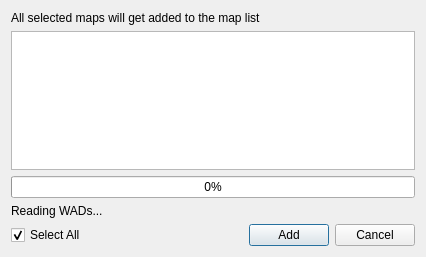
<?xml version="1.0" encoding="UTF-8"?>
<ui version="4.0">
 <class>MapListSelector</class>
 <widget class="QDialog" name="MapListSelector">
  <property name="windowModality">
   <enum>Qt::NonModal</enum>
  </property>
  <property name="geometry">
   <rect>
    <x>0</x>
    <y>0</y>
    <width>426</width>
    <height>257</height>
   </rect>
  </property>
  <property name="sizePolicy">
   <sizepolicy hsizetype="Preferred" vsizetype="Preferred">
    <horstretch>0</horstretch>
    <verstretch>0</verstretch>
   </sizepolicy>
  </property>
  <property name="contextMenuPolicy">
   <enum>Qt::DefaultContextMenu</enum>
  </property>
  <property name="windowTitle">
   <string>Doomseeker - Select Maps</string>
  </property>
  <property name="modal">
   <bool>true</bool>
  </property>
  <layout class="QVBoxLayout" name="verticalLayout">
   <item>
    <widget class="QLabel" name="descriptionSelect">
     <property name="text">
      <string>All selected maps will get added to the map list</string>
     </property>
    </widget>
   </item>
   <item>
    <widget class="QListWidget" name="listMapsWidget">
     <property name="contextMenuPolicy">
      <enum>Qt::CustomContextMenu</enum>
     </property>
     <property name="selectionMode">
      <enum>QAbstractItemView::ExtendedSelection</enum>
     </property>
     <property name="selectionBehavior">
      <enum>QAbstractItemView::SelectRows</enum>
     </property>
     <property name="sortingEnabled">
      <bool>true</bool>
     </property>
    </widget>
   </item>
   <item>
    <widget class="QProgressBar" name="progressBar">
     <property name="value">
      <number>0</number>
     </property>
    </widget>
   </item>
   <item>
    <widget class="QLabel" name="descriptionLoading">
     <property name="sizePolicy">
      <sizepolicy hsizetype="Minimum" vsizetype="Minimum">
       <horstretch>0</horstretch>
       <verstretch>0</verstretch>
      </sizepolicy>
     </property>
     <property name="text">
      <string>Reading WADs...</string>
     </property>
    </widget>
   </item>
   <item>
    <layout class="QHBoxLayout" name="buttonHLayout">
     <property name="sizeConstraint">
      <enum>QLayout::SetDefaultConstraint</enum>
     </property>
     <property name="topMargin">
      <number>0</number>
     </property>
     <item>
      <widget class="InterpolateCheckBox" name="checkAll">
       <property name="text">
        <string>Select All</string>
       </property>
       <property name="checked">
        <bool>true</bool>
       </property>
       <property name="tristate">
        <bool>true</bool>
       </property>
      </widget>
     </item>
     <item>
      <spacer name="horizontalSpacer">
       <property name="orientation">
        <enum>Qt::Horizontal</enum>
       </property>
       <property name="sizeHint" stdset="0">
        <size>
         <width>40</width>
         <height>20</height>
        </size>
       </property>
      </spacer>
     </item>
     <item>
      <widget class="QPushButton" name="btnAdd">
       <property name="enabled">
        <bool>true</bool>
       </property>
       <property name="sizePolicy">
        <sizepolicy hsizetype="Fixed" vsizetype="Ignored">
         <horstretch>100</horstretch>
         <verstretch>0</verstretch>
        </sizepolicy>
       </property>
       <property name="text">
        <string>Add</string>
       </property>
       <property name="icon">
        <iconset resource="../../../../media/resources.qrc">
         <normaloff>:/icons/plus.png</normaloff>:/icons/plus.png</iconset>
       </property>
       <property name="checkable">
        <bool>false</bool>
       </property>
      </widget>
     </item>
     <item>
      <widget class="QDialogButtonBox" name="buttonBox">
       <property name="sizePolicy">
        <sizepolicy hsizetype="Maximum" vsizetype="Fixed">
         <horstretch>0</horstretch>
         <verstretch>0</verstretch>
        </sizepolicy>
       </property>
       <property name="standardButtons">
        <set>QDialogButtonBox::Cancel</set>
       </property>
      </widget>
     </item>
    </layout>
   </item>
  </layout>
 </widget>
 <customwidgets>
  <customwidget>
   <class>InterpolateCheckBox</class>
   <extends>QCheckBox</extends>
   <header>gui/widgets/interpolatecheckbox.h</header>
  </customwidget>
 </customwidgets>
 <resources>
  <include location="../../../../media/resources.qrc"/>
 </resources>
 <connections>
  <connection>
   <sender>btnAdd</sender>
   <signal>clicked()</signal>
   <receiver>MapListSelector</receiver>
   <slot>accept()</slot>
   <hints>
    <hint type="sourcelabel">
     <x>289</x>
     <y>233</y>
    </hint>
    <hint type="destinationlabel">
     <x>212</x>
     <y>128</y>
    </hint>
   </hints>
  </connection>
  <connection>
   <sender>checkAll</sender>
   <signal>clicked()</signal>
   <receiver>MapListSelector</receiver>
   <slot>selectAll()</slot>
   <hints>
    <hint type="sourcelabel">
     <x>96</x>
     <y>228</y>
    </hint>
    <hint type="destinationlabel">
     <x>138</x>
     <y>218</y>
    </hint>
   </hints>
  </connection>
  <connection>
   <sender>listMapsWidget</sender>
   <signal>itemChanged(QListWidgetItem*)</signal>
   <receiver>MapListSelector</receiver>
   <slot>listItemChanged()</slot>
   <hints>
    <hint type="sourcelabel">
     <x>294</x>
     <y>91</y>
    </hint>
    <hint type="destinationlabel">
     <x>425</x>
     <y>124</y>
    </hint>
   </hints>
  </connection>
  <connection>
   <sender>listMapsWidget</sender>
   <signal>customContextMenuRequested(QPoint)</signal>
   <receiver>MapListSelector</receiver>
   <slot>showContextMenu(QPoint)</slot>
   <hints>
    <hint type="sourcelabel">
     <x>214</x>
     <y>102</y>
    </hint>
    <hint type="destinationlabel">
     <x>211</x>
     <y>240</y>
    </hint>
   </hints>
  </connection>
  <connection>
   <sender>buttonBox</sender>
   <signal>rejected()</signal>
   <receiver>MapListSelector</receiver>
   <slot>reject()</slot>
   <hints>
    <hint type="sourcelabel">
     <x>337</x>
     <y>235</y>
    </hint>
    <hint type="destinationlabel">
     <x>212</x>
     <y>128</y>
    </hint>
   </hints>
  </connection>
 </connections>
 <slots>
  <slot>selectAll()</slot>
  <slot>listItemChanged()</slot>
  <slot>showContextMenu(QPoint)</slot>
 </slots>
</ui>
